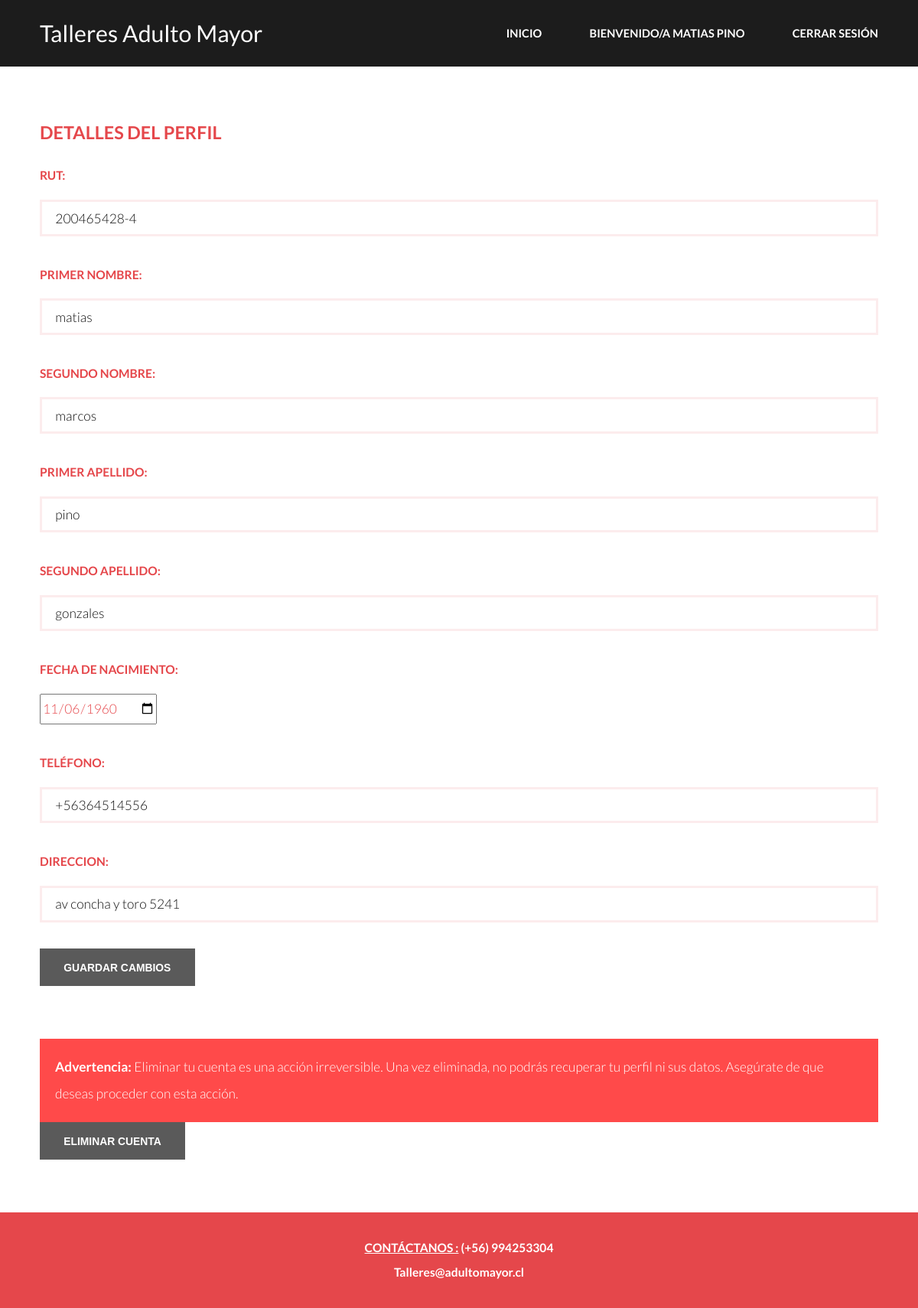
/profile/ (signed in), run on an earlier commit of the app's database.
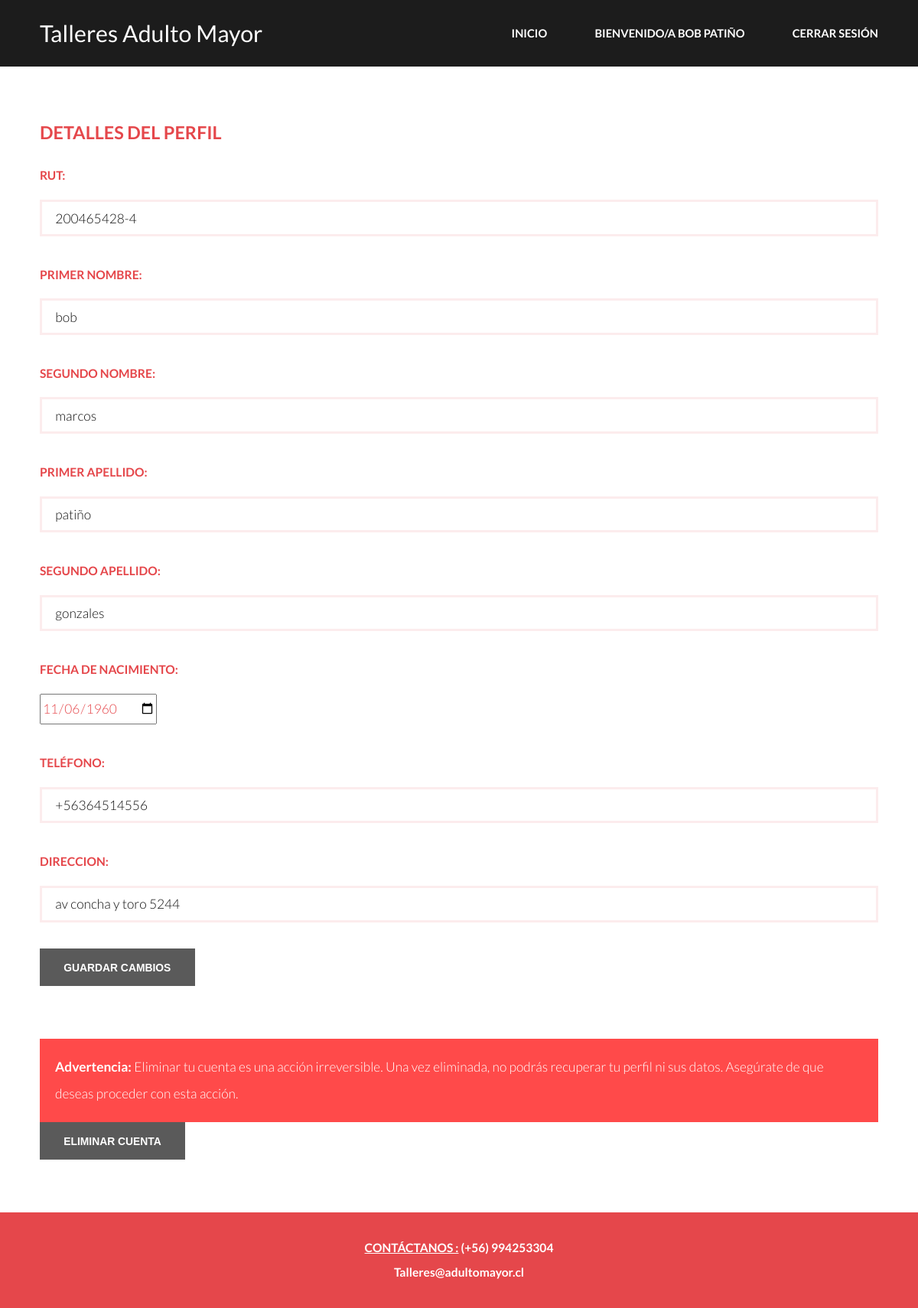
And on a later commit of the database.
### todo/models.py (models this page shows, shortened)
class UserProfile(models.Model):
    user = models.OneToOneField(User, on_delete=models.CASCADE)
    rut = models.CharField(max_length=12)
    primer_nombre = models.CharField(max_length=50)
    segundo_nombre = models.CharField(max_length=50)
    primer_apellido = models.CharField(max_length=50)
    segundo_apellido = models.CharField(max_length=50)
    fecha_nacimiento = models.DateField()
    telefono = models.CharField(max_length=20)
    direccion = models.CharField(max_length=50, default='N/A')

### todo/views.py (the view)
# urls.py: path('profile/', views.profile, name='profile'),
@login_required
def profile(request):
    user_profile = UserProfile.objects.get(user=request.user)
    return render(request, 'profile.html', {'user_profile': user_profile})

### todo/templates/profile.html (shortened to what this page needs)
{% load static %}
<!DOCTYPE HTML>
<html>
<head>
    <link rel="stylesheet" href="{% static 'css/main.css' %}">
</head>
<body>
<header id="header">
    <div class="inner">
        <a href="{% url 'talleres' %}" class="logo">Talleres Adulto Mayor</a>
        <nav id="nav">
            <a href="{% url 'index' %}">Inicio</a>
            {% if user.is_authenticated %}
            <a href="{% url 'profile' %}">{{ 'Bienvenido/a ' }}{{ user_profile.primer_nombre }} {{ user_profile.primer_apellido }}</a>
            <a href="{% url 'logout' %}">Cerrar sesión</a>
            {% else %}
                <a href="{% url 'login' %}">Iniciar sesión</a>
            {% endif %}
        </nav>
    </div>
</header>
<section id="main">
    <div class="inner">
        <h3>Detalles del Perfil</h3>
        <form action="{% url 'update_profile' %}" method="POST">
            <div>
                <label for="rut">RUT:</label>
                <input type="text" name="rut" id="rut" value="{{ user_profile.rut }} "readonly>
            </div><br>
            <div>
                <label for="primer_nombre">Primer Nombre:</label>
                <input type="text" name="primer_nombre" id="primer_nombre" value="{{ user_profile.primer_nombre }}" required>
            </div><br>
            <div>
                <label for="segundo_nombre">Segundo Nombre:</label>
                <input type="text" name="segundo_nombre" id="segundo_nombre" value="{{ user_profile.segundo_nombre }}"required>
            </div><br>
            <div>
                <label for="primer_apellido">Primer Apellido:</label>
                <input type="text" name="primer_apellido" id="primer_apellido" value="{{ user_profile.primer_apellido }}"required>
            </div><br>
            <div>
                <label for="segundo_apellido">Segundo Apellido:</label>
                <input type="text" name="segundo_apellido" id="segundo_apellido" value="{{ user_profile.segundo_apellido }}"required>
            </div><br>
            <div>
                <label for="fecha_nacimiento">Fecha de Nacimiento:</label>
                <input type="date" name="fecha_nacimiento" id="fecha_nacimiento" value="{{ user_profile.fecha_nacimiento|date:'Y-m-d' }}"required>
            </div><br>
            <div>
                <label for="telefono">Teléfono:</label>
                <input type="text" name="telefono" id="telefono" value="{{ user_profile.telefono }}"required>
            </div><br>
            <div>
                <label for="direccion">Direccion:</label>
                <input type="text" name="direccion" id="direccion" value="{{ user_profile.direccion }}"required>
            </div><br>
            <div>
                <form action="{% url 'update_profile' %}" method="POST" onsubmit="return confirm('¿Estás seguro de que deseas eliminar tu cuenta?');">
                    <button type="submit" class="btn btn-danger">Guardar cambios</button>
                </form>
            </div><br>
        </form>
        <form action="{% url 'delete_account' %}" method="POST" onsubmit="return confirm('¿Estás seguro de que deseas eliminar tu cuenta?');">
            <div class="alerta2">
                <strong>Advertencia:</strong> Eliminar tu cuenta es una acción irreversible. Una vez eliminada, no podrás recuperar tu perfil ni sus datos. Asegúrate de que deseas proceder con esta acción.
            </div>
            <button type="submit" class="btn btn-danger">Eliminar Cuenta</button>
        </form>
    </div>
</section>
<div class="copyright">
    <a> <u>CONTÁCTANOS :</u> (+56) 994253304 <br>
        Talleres@adultomayor.cl
    </a>
</div>
</body>
</html>

### todo/templates/profile.html (style rules this page uses)
strong { color: rgb(255, 255, 255); }
.alerta2 { background-color: #ff4545f8; color: white; padding: 20px; }

What changed in the data, as far as the page shows it:
changed UserProfile "marcos": primer_nombre "MATIAS" → "BOB"; primer_apellido "PINO" → "PATIÑO"; primer_nombre "matias" → "bob"; primer_apellido "pino" → "patiño"; direccion "av concha y toro 5241" → "av concha y toro 5244"
